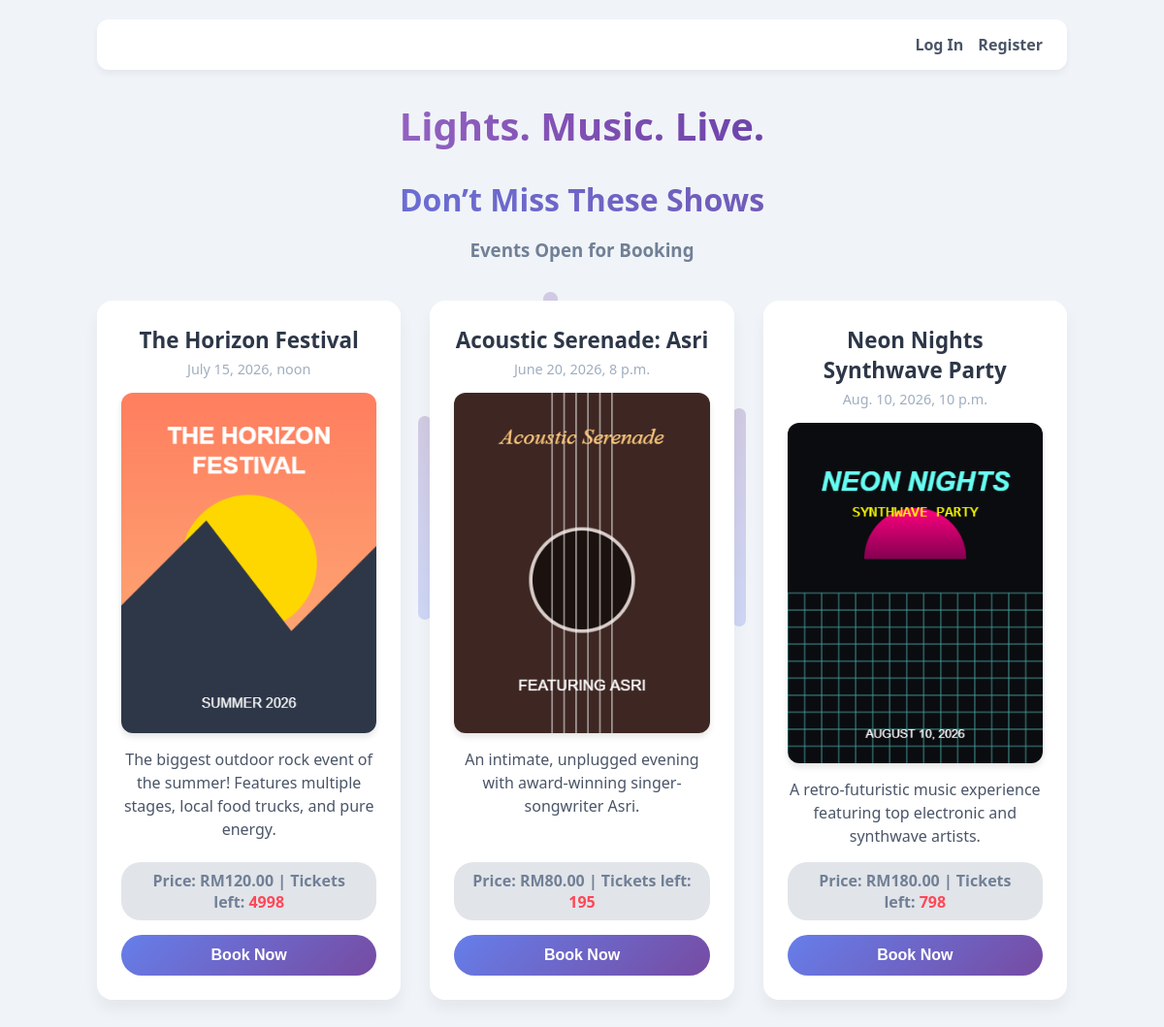
The page / on the database its author committed.
### booking/models.py (models this page shows, shortened)
class Concert(models.Model):
    title = models.CharField(max_length=200)
    description = models.TextField()
    date = models.DateTimeField()
    available_tickets = models.IntegerField()
    price = models.DecimalField(max_digits=8, decimal_places=2)
    poster = models.ImageField(upload_to='concert_posters/', blank=True, null=True)

### booking/views.py (the view)
# urls.py: path('', views.concert_list, name='concert_list'),
def concert_list(request):
    concerts = Concert.objects.all()
    return render(request, 'booking/concert_list.html', {'concerts': concerts})

### booking/templates/booking/concert_list.html (shortened to what this page needs)
<!DOCTYPE html>
<html>
<head>
</head>
<body>
    <div class="soundwave-center-bg">
        <span style="--h: 140px; --d: 0.4s;"></span>
        <span style="--h: 150px; --d: 0.4s;"></span>
    </div>
    <div class="nav-bar">
        {% if user.is_authenticated %}
            <span>Hello, <strong>{{ user.username }}</strong>!</span>
            <a href="{% url 'profile' %}">My Profile</a>
            <form method="POST" action="{% url 'logout' %}" style="margin: 0;">
                {% csrf_token %}
                <button type="submit">Log Out</button>
            </form>
        {% else %}
            <a href="{% url 'login' %}">Log In</a>
            <a href="{% url 'register' %}">Register</a>
        {% endif %}
    </div>
    <h1>Lights. Music. Live.</h1>
    <h2>Don’t Miss These Shows</h2>
    <h3>Events Open for Booking</h3>
    <ul>
        {% for concert in concerts %}
            <li>
                <strong>{{ concert.title }}</strong>
                <div class="date">{{ concert.date }}</div>
                {% if concert.poster %}
                    <img src="{{ concert.poster.url }}" alt="{{ concert.title }} Poster" style="max-width: 100%; border-radius: 12px; box-shadow: 0 4px 6px rgba(0,0,0,0.1);">
                {% endif %}
                <em>{{ concert.description }}</em>
                <div class="stats">
                    Price: RM{{ concert.price }} | Tickets left:
                    <span class="tickets-red"> {{ concert.available_tickets }}</span>
                </div>
                <a href="{% url 'book_ticket' concert.id %}" style="width: 100%; text-decoration: none;">
                    <button class="book-btn">Book Now</button>
                </a>
            </li>
        {% empty %}
            <li>No concerts available at the moment.</li>
        {% endfor %}
    </ul>
</body>
</html>

### booking/templates/booking/concert_list.html (style rules this page uses)
body { font-family: 'Segoe UI', Tahoma, Geneva, Verdana, sans-serif; background-color: #f0f4f8; color: #2d3748; max-width: 1000px; margin: 0 auto; padding: 20px; position: relative; }
.nav-bar { background: white; padding: 15px 25px; border-radius: 12px; box-shadow: 0 4px 6px rgba(0,0,0,0.05); display: flex; justify-content: flex-end; align-items: center; gap: 15px; margin-bottom: 30px; }
.nav-bar a, .nav-bar button { text-decoration: none; color: #4a5568; font-weight: 600; background: none; border: none; cursor: pointer; font-size: 16px; }
h1 { text-align: center; font-size: 2.5em; background: linear-gradient(90deg, #B589D6 0%, #9969C7 25%, #804FB3 50%, #6641A8 75%, #4B2E9B 100%); -webkit-background-clip: text; -webkit-text-fill-color: transparent; margin-bottom: 5px; }
h2 { text-align: center; font-size: 2.0em; background: linear-gradient(90deg, #667eea 0%, #764ba2 100%); -webkit-background-clip: text; -webkit-text-fill-color: transparent; margin-bottom: 5px; }
h3 { text-align: center; color: #718096; margin-bottom: 40px; }
ul { list-style-type: none; padding: 0; display: grid; grid-template-columns: repeat(auto-fit, minmax(300px, 1fr)); gap: 30px; }
li { background: white; border-radius: 16px; padding: 25px; box-shadow: 0 10px 15px rgba(0,0,0,0.05); transition: transform 0.2s ease, box-shadow 0.2s ease; display: flex; flex-direction: column; align-items: center; text-align: center; }
strong { font-size: 1.4em; color: #2d3748; margin-bottom: 5px; }
.date { color: #a0aec0; font-size: 0.9em; margin-bottom: 15px; }
em { color: #4a5568; font-style: normal; line-height: 1.5; margin: 15px 0; flex-grow: 1; }
.stats { font-weight: bold; color: #718096; margin-bottom: 15px; padding: 8px 15px; background: #e1e4e9; border-radius: 20px; }
.tickets-red { color: #ff4757; font-weight: bold; }
.book-btn { background: linear-gradient(135deg, #667eea 0%, #764ba2 100%); color: white; border: none; padding: 12px 30px; border-radius: 25px; font-size: 16px; font-weight: bold; cursor: pointer; transition: transform 0.1s ease, box-shadow 0.1s ease; text-decoration: none; display: inline-block; width: 100%; }
.soundwave-center-bg { position: fixed; top: 50%; left: 50%; transform: translate(-50%, -50%); width: 100vw; height: 100vh; display: flex; align-items: center; justify-content: center; gap: 1.5vw; z-index: 1; opacity: 0.25; pointer-events: none; }
.soundwave-center-bg span { display: block; width: 1.2vw; max-width: 25px; background: linear-gradient(to top, #667eea, #764ba2); border-radius: 20px; height: calc(var(--h) * 1.5); transform-origin: center; animation: pulseCenter 1.5s infinite ease-in-out alternate; animation-delay: var(--d); }
.nav-bar, h1, h2, h3, ul { position: relative; z-index: 10; }

### rows shown on the page
Concert: title "The Horizon Festival", date "July 15, 2026, noon", poster (picture), description "The biggest outdoor rock event of the summer! Features multiple stages, local food trucks, and pure energy.", price "120.00", available_tickets "4998"
Concert: title "Acoustic Serenade: Asri", date "June 20, 2026, 8 p.m.", poster (picture), description "An intimate, unplugged evening with award-winning singer-songwriter Asri.", price "80.00", available_tickets "195"
Concert: title "Neon Nights Synthwave Party", date "Aug. 10, 2026, 10 p.m.", poster (picture), description "A retro-futuristic music experience featuring top electronic and synthwave artists.", price "180.00", available_tickets "798"
